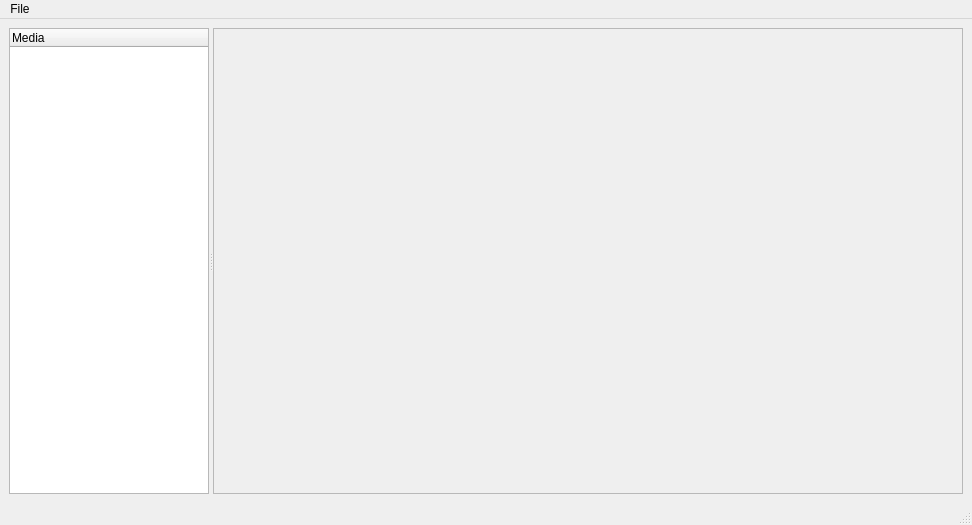
<?xml version="1.0" encoding="UTF-8"?>
<ui version="4.0">
 <class>MainWindow</class>
 <widget class="QMainWindow" name="MainWindow">
  <property name="geometry">
   <rect>
    <x>0</x>
    <y>0</y>
    <width>972</width>
    <height>525</height>
   </rect>
  </property>
  <property name="windowTitle">
   <string>toktokkie</string>
  </property>
  <widget class="QWidget" name="centralwidget">
   <layout class="QGridLayout" name="gridLayout">
    <item row="0" column="0">
     <widget class="QSplitter" name="splitter">
      <property name="orientation">
       <enum>Qt::Horizontal</enum>
      </property>
      <widget class="QTreeWidget" name="media_tree">
       <property name="minimumSize">
        <size>
         <width>200</width>
         <height>0</height>
        </size>
       </property>
       <property name="maximumSize">
        <size>
         <width>16777215</width>
         <height>16777215</height>
        </size>
       </property>
       <column>
        <property name="text">
         <string>Media</string>
        </property>
       </column>
      </widget>
      <widget class="QStackedWidget" name="widget_stack">
       <property name="minimumSize">
        <size>
         <width>750</width>
         <height>0</height>
        </size>
       </property>
       <property name="frameShape">
        <enum>QFrame::StyledPanel</enum>
       </property>
       <property name="frameShadow">
        <enum>QFrame::Raised</enum>
       </property>
       <widget class="QWidget" name="stackedWidgetPage1"/>
      </widget>
     </widget>
    </item>
   </layout>
  </widget>
  <widget class="QStatusBar" name="statusbar"/>
  <widget class="QMenuBar" name="menuBar">
   <property name="geometry">
    <rect>
     <x>0</x>
     <y>0</y>
     <width>972</width>
     <height>24</height>
    </rect>
   </property>
   <widget class="QMenu" name="menuAdd_Directories">
    <property name="title">
     <string>File</string>
    </property>
    <addaction name="add_directories_option"/>
    <addaction name="remove_directories_option"/>
   </widget>
   <addaction name="menuAdd_Directories"/>
  </widget>
  <action name="add_directories_option">
   <property name="text">
    <string>Add directories</string>
   </property>
  </action>
  <action name="remove_directories_option">
   <property name="text">
    <string>Remove directories</string>
   </property>
  </action>
 </widget>
 <resources/>
 <connections/>
</ui>
